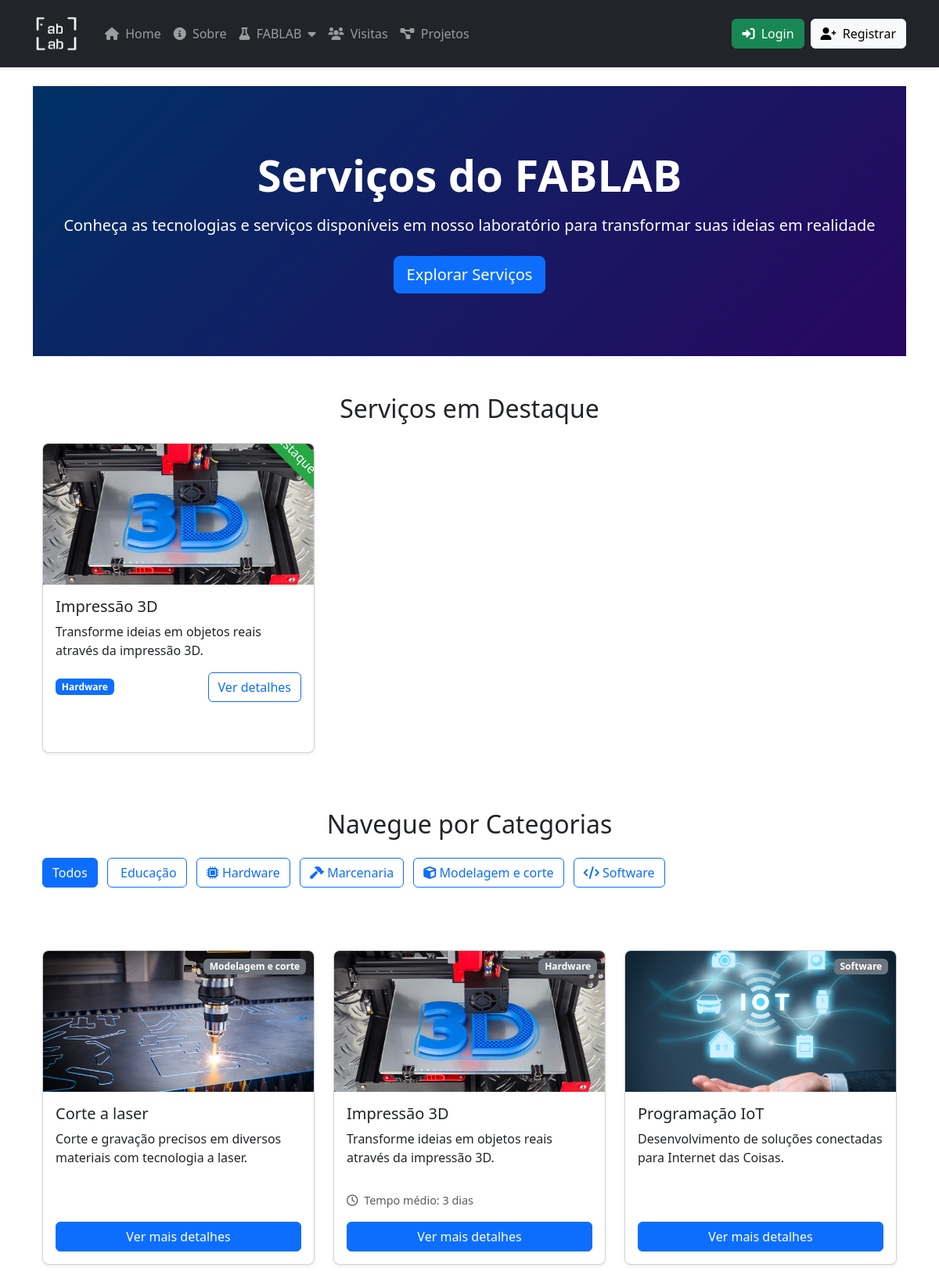
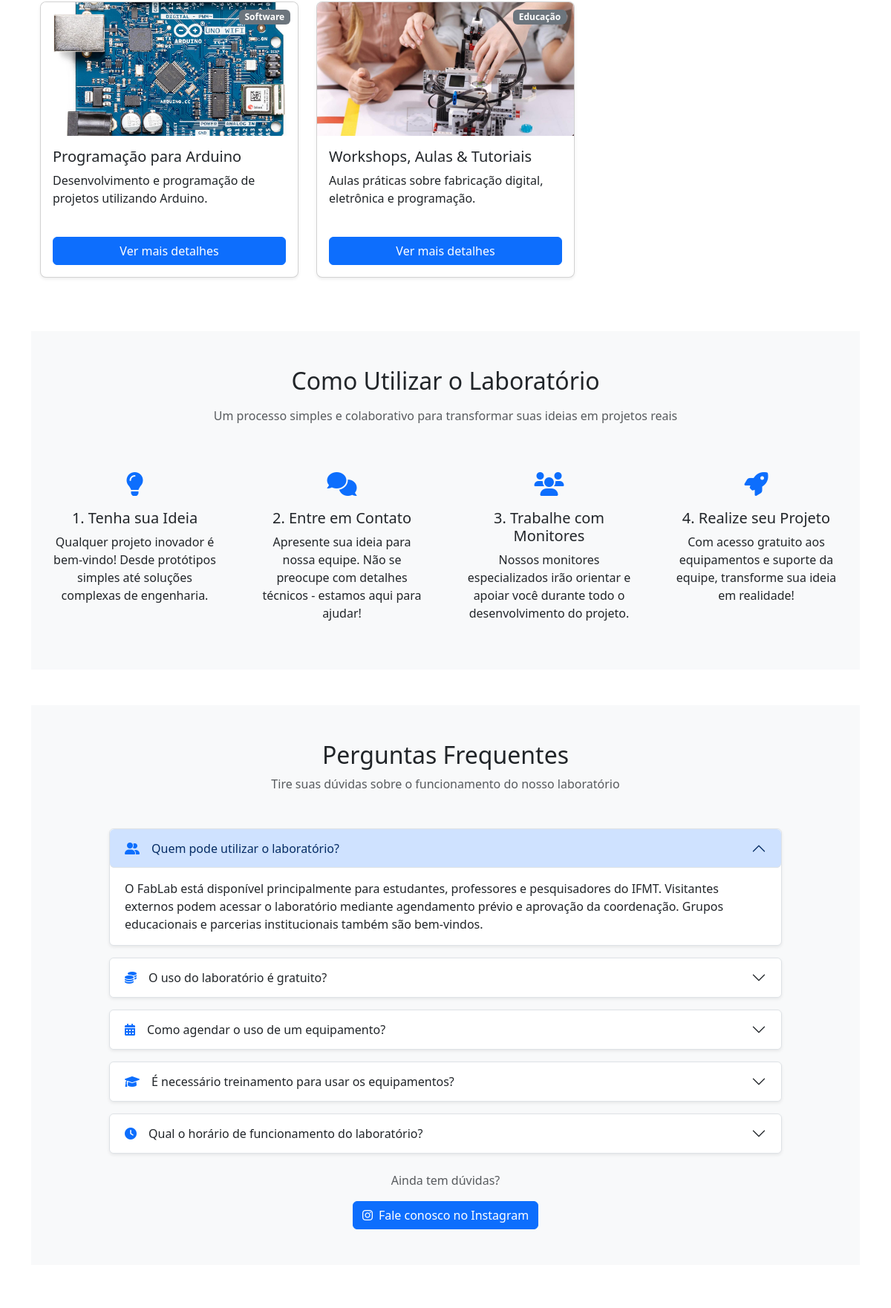
The app's page /options/servicos/ (upper part) with its own data (2 pictures, top to bottom).
### options/models.py (models this page shows, shortened)
class Servico(models.Model):
    categoria = models.ForeignKey(CategoriaServico, on_delete=models.CASCADE, related_name='servicos')
    nome = models.CharField(max_length=100)
    descricao_curta = models.CharField(max_length=200)
    descricao = models.TextField()
    imagem = models.ImageField(upload_to='servicos/', blank=True)
    tempo_estimado = models.CharField(max_length=100, blank=True, help_text="Ex: '2-3 dias', '1 semana', etc.")
    disponivel = models.BooleanField(default=True)
    destaque = models.BooleanField(default=False, help_text="Serviço em destaque na página inicial")
    ordem = models.PositiveIntegerField(default=0)
    data_cadastro = models.DateTimeField(auto_now_add=True)
    como_utilizar = models.TextField(blank=True, null=True, help_text="Passos de como utilizar este serviço (um por linha)")
    aplicacoes = models.TextField(blank=True, null=True, help_text="Aplicações possíveis para este serviço (uma por linha)")
    especificacoes = models.TextField(blank=True, null=True, help_text="Especificações técnicas do serviço/equipamento")
    class Meta:
        ordering = ['ordem', 'nome']
        verbose_name = 'Serviço'
        verbose_name_plural = 'Serviços'

class CategoriaServico(models.Model):
    nome = models.CharField(max_length=100)
    descricao = models.TextField(blank=True)
    icone = models.CharField(max_length=50, help_text="Nome do ícone FontAwesome (ex: fa-print)")
    ordem = models.PositiveIntegerField(default=0)
    class Meta:
        ordering = ['ordem', 'nome']
        verbose_name = 'Categoria de Serviço'
        verbose_name_plural = 'Categorias de Serviços'

### options/views.py (the view)
# urls.py: path('servicos/', views.servicos, name='servicos'),
def servicos(request):
    categorias = CategoriaServico.objects.all()
    servicos_destaque = Servico.objects.filter(destaque=True, disponivel=True)
    categoria_selecionada = request.GET.get('categoria')
    if categoria_selecionada:
        try:
            categoria = CategoriaServico.objects.get(id=categoria_selecionada)
            servicos_lista = Servico.objects.filter(categoria=categoria, disponivel=True)
        except:
            servicos_lista = Servico.objects.filter(disponivel=True)
    else:
        servicos_lista = Servico.objects.filter(disponivel=True)
    paginator = Paginator(servicos_lista, 6)
    page = request.GET.get('page')
    servicos = paginator.get_page(page)
    horarios_funcionamento = LabSchedule.objects.all().order_by('day_of_week')
    context = {
        'categorias': categorias,
        'servicos': servicos,
        'servicos_destaque': servicos_destaque,
        'categoria_selecionada': categoria_selecionada,
        'horarios_funcionamento': horarios_funcionamento
    }
    return render(request, 'servicos.html', context)

### logs/context_processors.py (called while the page is built)
def pending_events_count(request):
    context = {'global_pending_count': 0}
    if request.user.is_authenticated and request.user.is_staff:
        context['global_pending_count'] = Event.objects.filter(approved=False).count()
    return context

### users/context_processors.py (called while the page is built)
def registration_requests_count(request):
    pending_count = 0
    if request.user.is_authenticated and request.user.is_superuser:
        pending_count = RegistrationRequest.objects.filter(status='pending').count()
    return {
        'registration_pending_count': pending_count
    }

### options/templates/servicos.html (shortened to what this page needs)
{% extends 'layout.html' %}
{% load static %}
{% block content %}
<div class="banner-overlay">
  <div class="container banner-content text-center">
    <h1 class="display-4 mb-3 fw-bold">Serviços do FABLAB</h1>
    <p class="lead">Conheça as tecnologias e serviços disponíveis em nosso laboratório para transformar suas ideias em realidade</p>
    <div class="d-flex justify-content-center mt-4">
      <a href="#categorias" class="btn btn-primary btn-lg">Explorar Serviços</a>
    </div>
  </div>
</div>
{% if servicos_destaque %}
<section class="mb-5">
  <div class="container">
    <h2 class="text-center mb-4">Serviços em Destaque</h2>
    <div class="row">
      {% for servico in servicos_destaque %}
      <div class="col-md-4 mb-4">
        <div class="card service-card shadow-sm position-relative featured-services">
          <div class="featured-badge">Destaque</div>
          {% if servico.imagem %}
            <img src="{{ servico.imagem.url }}" class="service-img" alt="{{ servico.nome }}">
          {% else %}
            <img src="{% static 'images/default-service.jpg' %}" class="service-img" alt="{{ servico.nome }}">
          {% endif %}
          <div class="card-body">
            <h5 class="card-title">{{ servico.nome }}</h5>
            <p class="card-text">{{ servico.descricao_curta }}</p>
            <div class="d-flex justify-content-between align-items-center mt-3">
              <span class="badge bg-primary">{{ servico.categoria.nome }}</span>
              <a href="{% url 'options:detalhe_servico' servico.id %}" class="btn btn-outline-primary">Ver detalhes</a>
            </div>
          </div>
        </div>
      </div>
      {% endfor %}
    </div>
  </div>
</section>
{% endif %}
<section class="mb-5" id="categorias">
  <div class="container">
    <h2 class="text-center mb-4">Navegue por Categorias</h2>
    <div class="row">
      <div class="col-12 mb-4">
        <a href="{% url 'options:servicos' %}" class="btn {% if not categoria_selecionada %}btn-primary{% else %}btn-outline-primary{% endif %} me-2 mb-2">Todos</a>
        {% for categoria in categorias %}
        <a href="{% url 'options:servicos' %}?categoria={{ categoria.id }}" class="btn {% if categoria_selecionada == categoria.id|stringformat:'s' %}btn-primary{% else %}btn-outline-primary{% endif %} me-2 mb-2">
          <i class="fas {{ categoria.icone }}"></i> {{ categoria.nome }}
        </a>
        {% endfor %}
      </div>
    </div>
  </div>
</section>
<section class="mb-5 service-filter">
  <div class="container">
    <div class="row">
      {% if servicos %}
        {% for servico in servicos %}
          <div class="col-md-4 mb-4 animated-card" style="animation-delay: {{ forloop.counter|divisibleby:3 }}00ms">
            <div class="card service-card shadow-sm h-100">
              <div class="position-relative">
                {% if servico.imagem %}
                  <img src="{{ servico.imagem.url }}" class="service-img" alt="{{ servico.nome }}">
                {% else %}
                  <img src="{% static 'images/default-service.jpg' %}" class="service-img" alt="{{ servico.nome }}">
                {% endif %}
                <span class="category-badge badge bg-secondary">{{ servico.categoria.nome }}</span>
              </div>
              <div class="card-body d-flex flex-column">
                <h5 class="card-title">{{ servico.nome }}</h5>
                <p class="card-text flex-grow-1">{{ servico.descricao_curta }}</p>
                <div class="mt-3">
                  {% if servico.tempo_estimado %}
                    <div class="service-time text-muted mb-2">
                      <i class="far fa-clock me-1"></i> Tempo médio: {{ servico.tempo_estimado }}
                    </div>
                  {% endif %}
                </div>
                <a href="{% url 'options:detalhe_servico' servico.id %}" class="btn btn-primary mt-2">
                  Ver mais detalhes
                </a>
              </div>
            </div>
          </div>
        {% endfor %}
      {% endif %}
    </div>
  </div>
</section>
<section class="mb-5 bg-light py-5">
  <div class="container">
    <h2 class="text-center mb-3">Como Utilizar o Laboratório</h2>
    <p class="text-center text-muted mb-5">Um processo simples e colaborativo para transformar suas ideias em projetos reais</p>
    <div class="row g-4">
      <div class="col-md-3">
        <div class="card border-0 bg-transparent h-100">
          <div class="card-body text-center">
            <div class="circle-icon mb-3 mx-auto">
              <i class="fas fa-lightbulb fa-2x text-primary"></i>
            </div>
            <h5 class="card-title">1. Tenha sua Ideia</h5>
            <p class="card-text">Qualquer projeto inovador é bem-vindo! Desde protótipos simples até soluções complexas de engenharia.</p>
          </div>
        </div>
      </div>
      <div class="col-md-3">
        <div class="card border-0 bg-transparent h-100">
          <div class="card-body text-center">
            <div class="circle-icon mb-3 mx-auto">
              <i class="fas fa-comments fa-2x text-primary"></i>
            </div>
            <h5 class="card-title">2. Entre em Contato</h5>
            <p class="card-text">Apresente sua ideia para nossa equipe. Não se preocupe com detalhes técnicos - estamos aqui para ajudar!</p>
          </div>
        </div>
      </div>
      <div class="col-md-3">
        <div class="card border-0 bg-transparent h-100">
          <div class="card-body text-center">
            <div class="circle-icon mb-3 mx-auto">
              <i class="fas fa-users fa-2x text-primary"></i>
            </div>
            <h5 class="card-title">3. Trabalhe com Monitores</h5>
            <p class="card-text">Nossos monitores especializados irão orientar e apoiar você durante todo o desenvolvimento do projeto.</p>
          </div>
        </div>
      </div>
      <div class="col-md-3">
        <div class="card border-0 bg-transparent h-100">
          <div class="card-body text-center">
            <div class="circle-icon mb-3 mx-auto">
              <i class="fas fa-rocket fa-2x text-primary"></i>
            </div>
            <h5 class="card-title">4. Realize seu Projeto</h5>
            <p class="card-text">Com acesso gratuito aos equipamentos e suporte da equipe, transforme sua ideia em realidade!</p>
          </div>
        </div>
      </div>
    </div>
  </div>
</section>
<section class="mb-5 py-5 bg-light">
  <div class="container">
    <h2 class="text-center mb-2">Perguntas Frequentes</h2>
    <p class="text-center text-muted mb-5">Tire suas dúvidas sobre o funcionamento do nosso laboratório</p>
    <div class="row justify-content-center">
      <div class="col-lg-10">
        <div class="accordion accordion-flush" id="accordionFAQ">
          <div class="accordion-item rounded shadow-sm mb-3 border">
            <h3 class="accordion-header" id="headingOne">
              <button class="accordion-button rounded" type="button" data-bs-toggle="collapse" data-bs-target="#collapseOne" aria-expanded="true" aria-controls="collapseOne">
                <i class="fas fa-user-friends me-3 text-primary"></i> Quem pode utilizar o laboratório?
              </button>
            </h3>
            <div id="collapseOne" class="accordion-collapse collapse show" aria-labelledby="headingOne" data-bs-parent="#accordionFAQ">
              <div class="accordion-body">
                O FabLab está disponível principalmente para estudantes, professores e pesquisadores do IFMT. Visitantes externos podem acessar o laboratório mediante agendamento prévio e aprovação da coordenação. Grupos educacionais e parcerias institucionais também são bem-vindos.
              </div>
            </div>
          </div>
          <div class="accordion-item rounded shadow-sm mb-3 border">
            <h3 class="accordion-header" id="headingTwo">
              <button class="accordion-button collapsed rounded" type="button" data-bs-toggle="collapse" data-bs-target="#collapseTwo" aria-expanded="false" aria-controls="collapseTwo">
                <i class="fas fa-coins me-3 text-primary"></i> O uso do laboratório é gratuito?
              </button>
            </h3>
          </div>
          <div class="accordion-item rounded shadow-sm mb-3 border">
            <h3 class="accordion-header" id="headingThree">
              <button class="accordion-button collapsed rounded" type="button" data-bs-toggle="collapse" data-bs-target="#collapseThree" aria-expanded="false" aria-controls="collapseThree">
                <i class="fas fa-calendar-alt me-3 text-primary"></i> Como agendar o uso de um equipamento?
              </button>
            </h3>
          </div>
          <div class="accordion-item rounded shadow-sm mb-3 border">
            <h3 class="accordion-header" id="headingFour">
              <button class="accordion-button collapsed rounded" type="button" data-bs-toggle="collapse" data-bs-target="#collapseFour" aria-expanded="false" aria-controls="collapseFour">
                <i class="fas fa-graduation-cap me-3 text-primary"></i> É necessário treinamento para usar os equipamentos?
              </button>
            </h3>
          </div>
          <div class="accordion-item rounded shadow-sm mb-3 border">
            <h3 class="accordion-header" id="headingFive">
              <button class="accordion-button collapsed rounded" type="button" data-bs-toggle="collapse" data-bs-target="#collapseFive" aria-expanded="false" aria-controls="collapseFive">
                <i class="fas fa-clock me-3 text-primary"></i> Qual o horário de funcionamento do laboratório?
              </button>
            </h3>
          </div>
        </div>
        <div class="text-center mt-4">
          <p class="text-muted">Ainda tem dúvidas?</p>
          <a href="https://www.instagram.com/ifmtmaker/" target="_blank" class="btn btn-primary">
            <i class="fab fa-instagram me-2"></i>Fale conosco no Instagram
          </a>
        </div>
      </div>
    </div>
  </div>
</section>
{% endblock %}

### static/style.css (style rules this page uses)
html, body { height: 100%; margin: 0; }
body { display: flex; flex-direction: column; }

### templates/layout.html (style rules this page uses)
:root { --primary-color: #007bff; --secondary-color: #6c757d; --accent-color: #28a745; --danger-color: #dc3545; }
body { display: flex; flex-direction: column; min-height: 100vh; }

### records on screen
Servico: imagem (picture), nome "Impressão 3D", descricao_curta "Transforme ideias em objetos reais através da impressão 3D.", categoria.nome "Hardware", tempo_estimado "3 dias"
CategoriaServico: nome "Educação"
CategoriaServico: nome "Hardware"
CategoriaServico: nome "Marcenaria"
CategoriaServico: nome "Modelagem e corte"
CategoriaServico: nome "Software"
Servico: imagem (picture), categoria.nome "Modelagem e corte", nome "Corte a laser", descricao_curta "Corte e gravação precisos em diversos materiais com tecnologia a laser."
Servico: imagem (picture), categoria.nome "Software", nome "Programação IoT", descricao_curta "Desenvolvimento de soluções conectadas para Internet das Coisas."
Servico: imagem (picture), categoria.nome "Software", nome "Programação para Arduino", descricao_curta "Desenvolvimento e programação de projetos utilizando Arduino."
Servico: imagem (picture), categoria.nome "Educação", nome "Workshops, Aulas & Tutoriais", descricao_curta "Aulas práticas sobre fabricação digital, eletrônica e programação."
